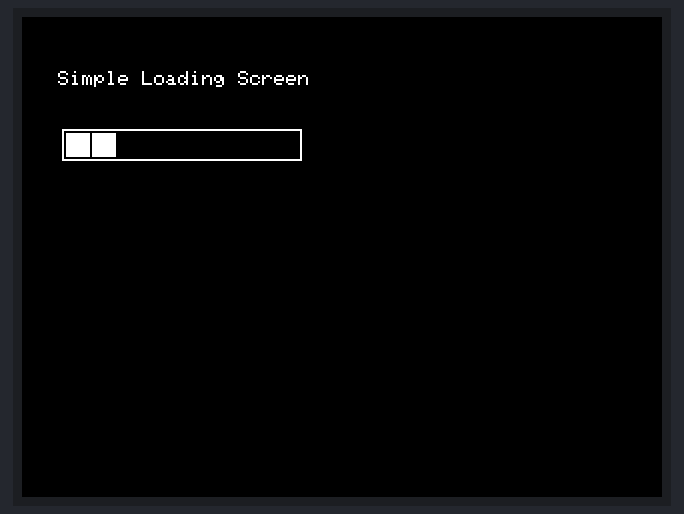
A sketch run on a simulated ESP32. Shown: 320×240 colour display.

Above: at 0.52 s.
At 0.92 s:
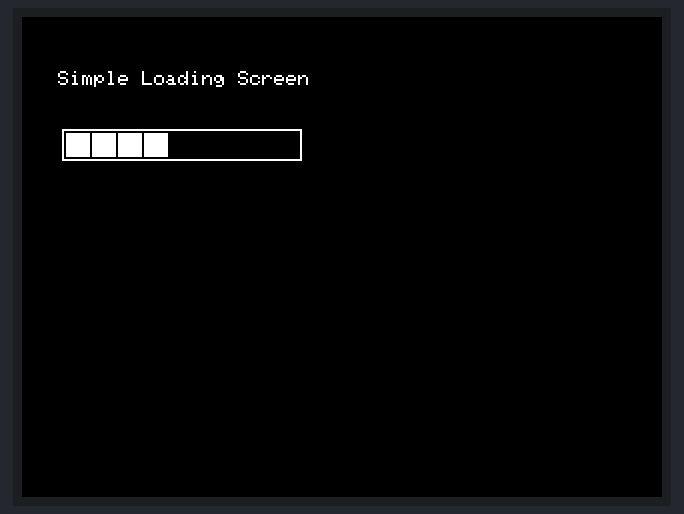
At 1.32 s:
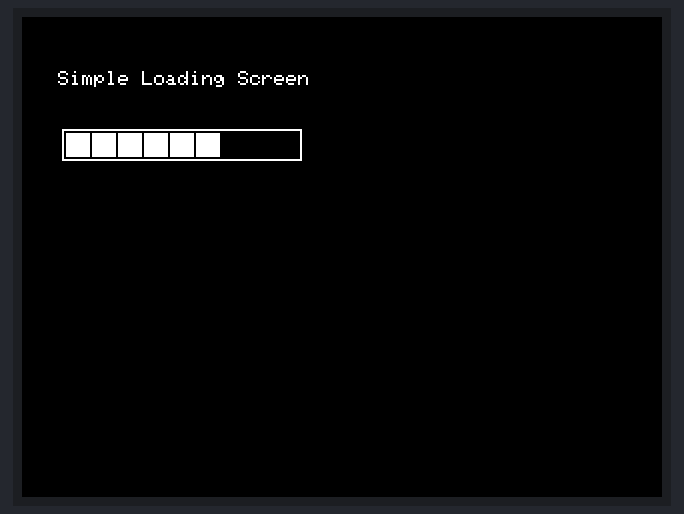
At 1.72 s:
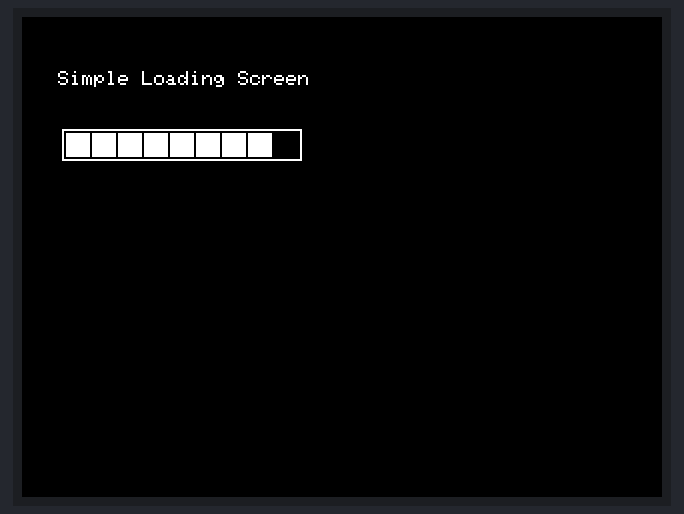
At 2.3 s:
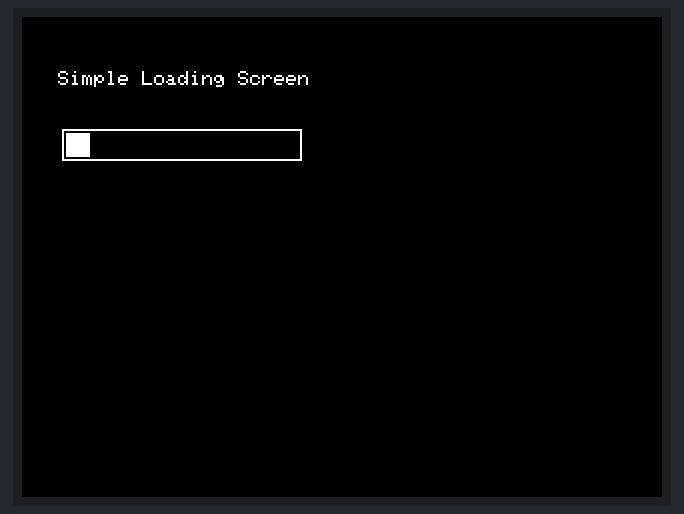

Measured:
- by itself, everything shown: repeats every 2.1 s, in 9 steps
- what the display in image 4 shows lasts 0.4 s, from 2.1 s to 2.5 s

The sketch:

Example2_Loading_Screen.ino
```cpp
#include <TFT_eSPI.h>
#include <SPI.h>

TFT_eSPI tft = TFT_eSPI();

int counter = 0;
int pauseTime = 200;

void setup(void) {
  tft.init();

  tft.setRotation(1);

  tft.fillScreen(0x0000);

  draw();
}

void draw(void) {
    tft.drawRect(20, 56, 120, 16, 0xFFFF);

    tft.fillRect(22, 58, 12, 12, 0xFFFF);

    tft.setTextColor(0xFFFF);
    tft.setTextSize(1);
    tft.setFreeFont();
    tft.drawString("Simple Loading Screen", 18, 27);
}

void loop() {
  if(counter < 9){
    tft.fillRect((22+ counter * 13), 58, 12, 12, 0xFFFF);
    counter++;
    delay(pauseTime);
  }else{
    counter = 0;
    tft.fillScreen(0x0000);
    draw();
    delay(pauseTime);
  }
}
```
